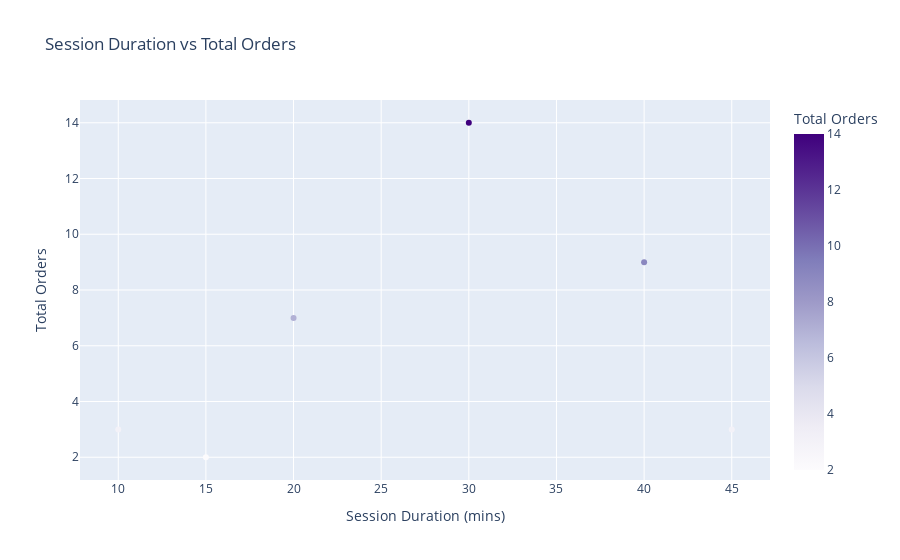

The code cell stored with this chart in its notebook:
### Markdown cell above
### Total Orders by Age Group

The bar chart above visualizes the total number of orders placed by users across different age groups. We can observe that certain age groups (such as 30-40) tend to place more orders compared to others. This insight is valuable for understanding user behavior and could guide targeted marketing strategies to enhance customer engagement in underrepresented age groups.

Additionally, analyzing the **average session rating** for each age group can provide insights into which groups tend to rate their cooking sessions higher, potentially indicating a preference for specific meal types or experiences. This data can be used to optimize services for different age demographics, ensuring a more personalized customer experience.

### Code cell
# Grouping session duration to analyze its relation with total orders
session_duration_order_analysis = final_data.groupby('Duration (mins)').agg(
    total_orders=('Order ID', 'count'),
    avg_session_rating=('Session Rating', 'mean')
).reset_index()

# Visualization: Session Duration vs Total Orders using Plotly
import plotly.express as px

fig = px.scatter(session_duration_order_analysis, 
                 x='Duration (mins)', 
                 y='total_orders', 
                 title='Session Duration vs Total Orders',
                 labels={'Duration (mins)': 'Session Duration (mins)', 'total_orders': 'Total Orders'},
                 color='total_orders', 
                 color_continuous_scale='Purples')

fig.show()

### Figure 1 — Plotly figure (JSON) as saved in the notebook; plotly's stock layout.template omitted (floating-point values rounded to 4 significant figures)
{"data": [{"hovertemplate": "Session Duration (mins)=%{x}<br>Total Orders=%{marker.color}<extra></extra>", "legendgroup": "", "marker": {"color": [3, 2, 7, 14, 9, 3], "coloraxis": "coloraxis", "symbol": "circle"}, "mode": "markers", "name": "", "orientation": "v", "showlegend": false, "type": "scatter", "x": [10, 15, 20, 30, 40, 45], "xaxis": "x", "y": [3, 2, 7, 14, 9, 3], "yaxis": "y"}], "layout": {"autosize": true, "coloraxis": {"colorbar": {"title": {"text": "Total Orders"}}, "colorscale": [[0, "rgb(252,251,253)"], [0.125, "rgb(239,237,245)"], [0.25, "rgb(218,218,235)"], [0.375, "rgb(188,189,220)"], [0.5, "rgb(158,154,200)"], [0.625, "rgb(128,125,186)"], [0.75, "rgb(106,81,163)"], [0.875, "rgb(84,39,143)"], [1, "rgb(63,0,125)"]]}, "legend": {"tracegroupgap": 0}, "title": {"text": "Session Duration vs Total Orders"}, "xaxis": {"anchor": "y", "autorange": true, "domain": [0, 1], "range": [7.82, 47.18], "title": {"text": "Session Duration (mins)"}, "type": "linear"}, "yaxis": {"anchor": "x", "autorange": true, "domain": [0, 1], "range": [1.01, 14.99], "title": {"text": "Total Orders"}, "type": "linear"}}}
